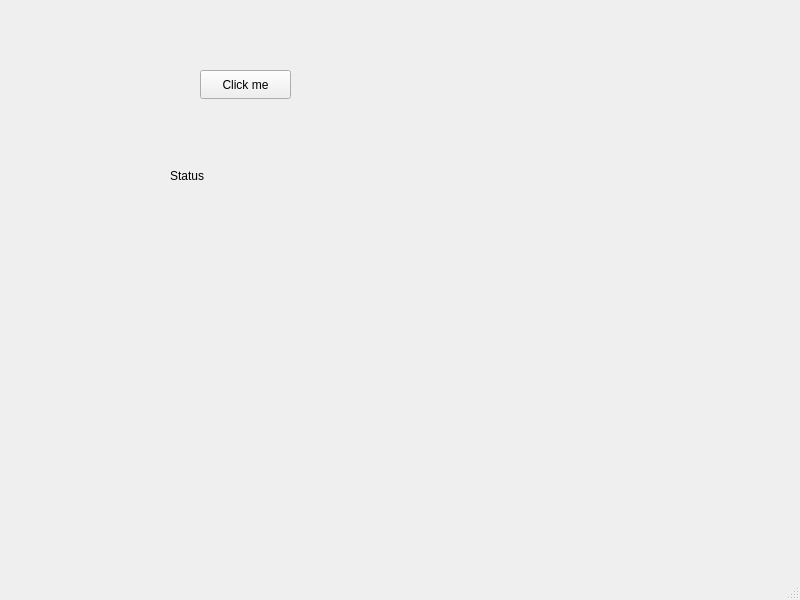
<?xml version="1.0" encoding="UTF-8"?>
<ui version="4.0">
 <class>MainWindow</class>
 <widget class="QMainWindow" name="MainWindow">
  <property name="geometry">
   <rect>
    <x>0</x>
    <y>0</y>
    <width>800</width>
    <height>600</height>
   </rect>
  </property>
  <property name="windowTitle">
   <string>MainWindow</string>
  </property>
  <widget class="QWidget" name="centralwidget">
   <widget class="QPushButton" name="pushButtonClose">
    <property name="geometry">
     <rect>
      <x>200</x>
      <y>70</y>
      <width>91</width>
      <height>29</height>
     </rect>
    </property>
    <property name="text">
     <string>Click me</string>
    </property>
   </widget>
   <widget class="QLabel" name="label">
    <property name="geometry">
     <rect>
      <x>170</x>
      <y>150</y>
      <width>151</width>
      <height>51</height>
     </rect>
    </property>
    <property name="text">
     <string>Status </string>
    </property>
   </widget>
  </widget>
  <widget class="QMenuBar" name="menubar">
   <property name="geometry">
    <rect>
     <x>0</x>
     <y>0</y>
     <width>800</width>
     <height>25</height>
    </rect>
   </property>
  </widget>
  <widget class="QStatusBar" name="statusbar"/>
 </widget>
 <resources/>
 <connections/>
</ui>
